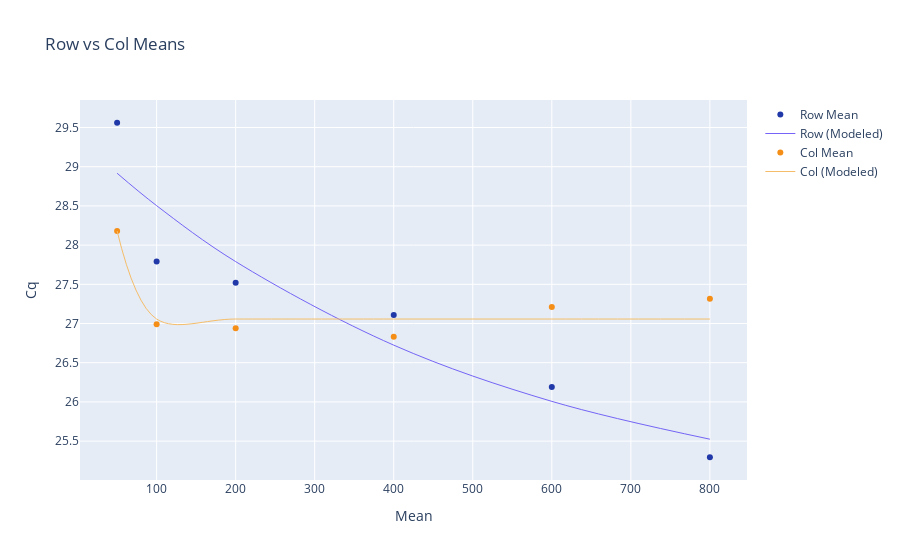
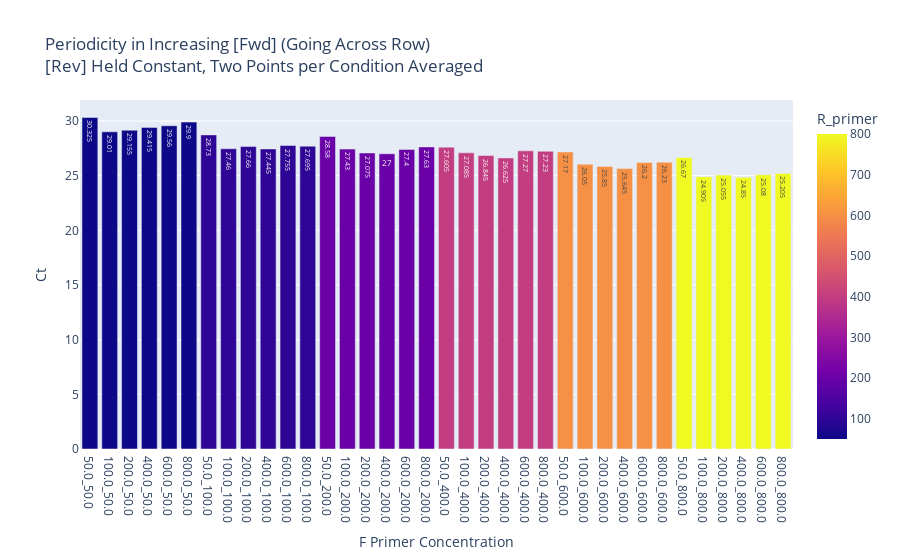
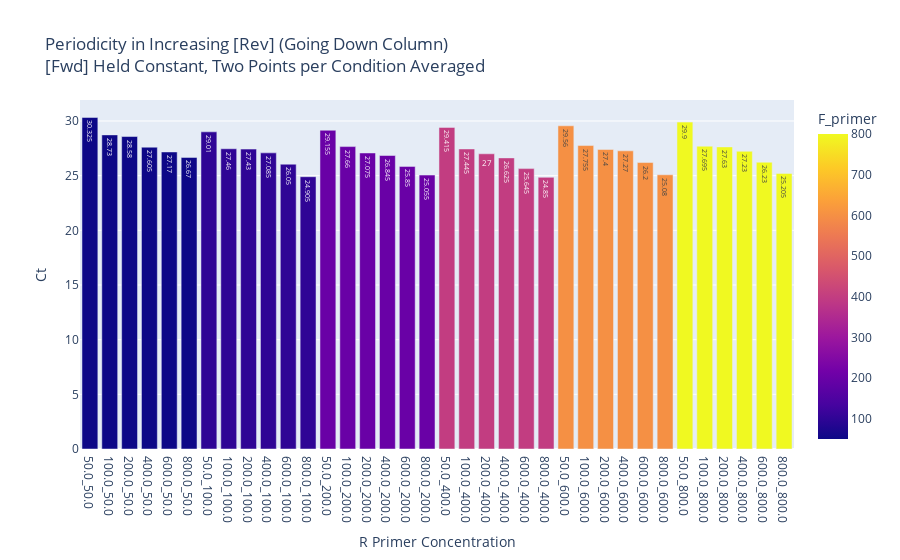
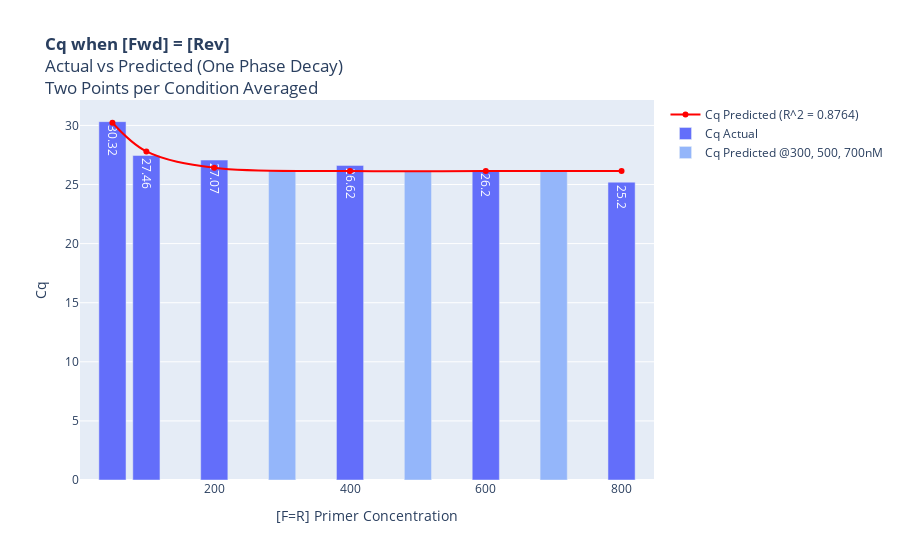

Notebook source saved alongside these figures, in order:
### Code cell
primerMatrix = PrimerMatrixVis('Quan. Result')
# df = PrimerMatrixVis.dfCreate(primerMatrix)
# df = PrimerMatrixVis.addPrimerConcToDf(primerMatrix)
PrimerMatrixVis.RowAndColMeans(primerMatrix)
PrimerMatrixVis.Periodicity(primerMatrix)
PrimerMatrixVis.FwdAndRevEquivalence(primerMatrix)
PrimerMatrixVis.plotStandards(primerMatrix)

### Figure 1 — Plotly figure (JSON) as saved in the notebook; plotly's stock layout.template omitted (floating-point values rounded to 4 significant figures)
{"data": [{"marker": {"color": "#2038A8"}, "mode": "markers", "name": "Row Mean", "type": "scatter", "x": [50, 100, 200, 400, 600, 800], "y": [29.56, 27.79, 27.52, 27.11, 26.19, 25.29]}, {"line": {"color": "#7564F5", "shape": "spline", "width": 1}, "mode": "lines", "name": "Row (Modeled)", "type": "scatter", "x": [50, 100, 200, 400, 600, 800], "y": [28.92, 28.5, 27.79, 26.72, 26.01, 25.52]}, {"marker": {"color": "#F58E17"}, "mode": "markers", "name": "Col Mean", "type": "scatter", "x": [50, 100, 200, 400, 600, 800], "y": [28.18, 26.99, 26.94, 26.83, 27.21, 27.31]}, {"line": {"color": "#F5BD69", "shape": "spline", "width": 1}, "mode": "lines", "name": "Col (Modeled)", "type": "scatter", "x": [50, 100, 200, 400, 600, 800], "y": [28.18, 27.06, 27.06, 27.06, 27.06, 27.06]}], "layout": {"title": {"text": "Row vs Col Means"}, "xaxis": {"title": {"text": "Mean"}}, "yaxis": {"title": {"text": "Cq"}}}}

### Figure 2 — Plotly figure (JSON) as saved in the notebook; plotly's stock layout.template omitted (floating-point values rounded to 4 significant figures)
{"data": [{"alignmentgroup": "True", "hovertemplate": "F Primer Concentration=%{x}<br>Ct=%{y}<br>R_primer=%{marker.color}<extra></extra>", "legendgroup": "", "marker": {"color": [50, 50, 50, 50, 50, 50, 100, 100, 100, 100, 100, 100, 200, 200, 200, 200, 200, 200, 400, 400, 400, 400, 400, 400, 600, 600, 600, 600, 600, 600, 800, 800, 800, 800, 800, 800], "coloraxis": "coloraxis", "pattern": {"shape": ""}}, "name": "", "offsetgroup": "", "orientation": "v", "showlegend": false, "textposition": "auto", "texttemplate": "%{y}", "type": "bar", "x": ["50.0_50.0", "100.0_50.0", "200.0_50.0", "400.0_50.0", "600.0_50.0", "800.0_50.0", "50.0_100.0", "100.0_100.0", "200.0_100.0", "400.0_100.0", "600.0_100.0", "800.0_100.0", "50.0_200.0", "100.0_200.0", "200.0_200.0", "400.0_200.0", "600.0_200.0", "800.0_200.0", "50.0_400.0", "100.0_400.0", "200.0_400.0", "400.0_400.0", "600.0_400.0", "800.0_400.0", "50.0_600.0", "100.0_600.0", "200.0_600.0", "400.0_600.0", "600.0_600.0", "800.0_600.0", "50.0_800.0", "100.0_800.0", "200.0_800.0", "400.0_800.0", "600.0_800.0", "800.0_800.0"], "xaxis": "x", "y": [30.32, 29.01, 29.16, 29.41, 29.56, 29.9, 28.73, 27.46, 27.66, 27.45, 27.76, 27.7, 28.58, 27.43, 27.07, 27, 27.4, 27.63, 27.61, 27.09, 26.84, 26.62, 27.27, 27.23, 27.17, 26.05, 25.85, 25.64, 26.2, 26.23, 26.67, 24.91, 25.05, 24.85, 25.08, 25.2], "yaxis": "y"}], "layout": {"barmode": "group", "coloraxis": {"colorbar": {"title": {"text": "R_primer"}}, "colorscale": [[0, "#0d0887"], [0.1111, "#46039f"], [0.2222, "#7201a8"], [0.3333, "#9c179e"], [0.4444, "#bd3786"], [0.5556, "#d8576b"], [0.6667, "#ed7953"], [0.7778, "#fb9f3a"], [0.8889, "#fdca26"], [1, "#f0f921"]]}, "legend": {"tracegroupgap": 0}, "title": {"text": "Periodicity in Increasing [Fwd] (Going Across Row)<br>[Rev] Held Constant, Two Points per Condition Averaged"}, "xaxis": {"anchor": "y", "domain": [0, 1], "title": {"text": "F Primer Concentration"}}, "yaxis": {"anchor": "x", "domain": [0, 1], "title": {"text": "Ct"}}}}

### Figure 3 — Plotly figure (JSON) as saved in the notebook; plotly's stock layout.template omitted (floating-point values rounded to 4 significant figures)
{"data": [{"alignmentgroup": "True", "hovertemplate": "R Primer Concentration=%{x}<br>Ct=%{y}<br>F_primer=%{marker.color}<extra></extra>", "legendgroup": "", "marker": {"color": [50, 50, 50, 50, 50, 50, 100, 100, 100, 100, 100, 100, 200, 200, 200, 200, 200, 200, 400, 400, 400, 400, 400, 400, 600, 600, 600, 600, 600, 600, 800, 800, 800, 800, 800, 800], "coloraxis": "coloraxis", "pattern": {"shape": ""}}, "name": "", "offsetgroup": "", "orientation": "v", "showlegend": false, "textposition": "auto", "texttemplate": "%{y}", "type": "bar", "x": ["50.0_50.0", "100.0_50.0", "200.0_50.0", "400.0_50.0", "600.0_50.0", "800.0_50.0", "50.0_100.0", "100.0_100.0", "200.0_100.0", "400.0_100.0", "600.0_100.0", "800.0_100.0", "50.0_200.0", "100.0_200.0", "200.0_200.0", "400.0_200.0", "600.0_200.0", "800.0_200.0", "50.0_400.0", "100.0_400.0", "200.0_400.0", "400.0_400.0", "600.0_400.0", "800.0_400.0", "50.0_600.0", "100.0_600.0", "200.0_600.0", "400.0_600.0", "600.0_600.0", "800.0_600.0", "50.0_800.0", "100.0_800.0", "200.0_800.0", "400.0_800.0", "600.0_800.0", "800.0_800.0"], "xaxis": "x", "y": [30.32, 28.73, 28.58, 27.61, 27.17, 26.67, 29.01, 27.46, 27.43, 27.09, 26.05, 24.91, 29.16, 27.66, 27.07, 26.84, 25.85, 25.05, 29.41, 27.45, 27, 26.62, 25.64, 24.85, 29.56, 27.76, 27.4, 27.27, 26.2, 25.08, 29.9, 27.7, 27.63, 27.23, 26.23, 25.2], "yaxis": "y"}], "layout": {"barmode": "group", "coloraxis": {"colorbar": {"title": {"text": "F_primer"}}, "colorscale": [[0, "#0d0887"], [0.1111, "#46039f"], [0.2222, "#7201a8"], [0.3333, "#9c179e"], [0.4444, "#bd3786"], [0.5556, "#d8576b"], [0.6667, "#ed7953"], [0.7778, "#fb9f3a"], [0.8889, "#fdca26"], [1, "#f0f921"]]}, "legend": {"tracegroupgap": 0}, "title": {"text": "Periodicity in Increasing [Rev] (Going Down Column)<br>[Fwd] Held Constant, Two Points per Condition Averaged"}, "xaxis": {"anchor": "y", "domain": [0, 1], "title": {"text": "R Primer Concentration"}}, "yaxis": {"anchor": "x", "domain": [0, 1], "title": {"text": "Ct"}}}}

### Figure 4 — Plotly figure (JSON) as saved in the notebook; plotly's stock layout.template omitted (floating-point values rounded to 4 significant figures)
{"data": [{"line": {"color": "rgb(255, 0, 0)", "shape": "spline", "width": 2}, "mode": "lines+markers", "name": "Cq Predicted (R^2 = 0.8764)", "type": "scatter", "x": [50, 100, 200, 400, 600, 800], "y": [30.23, 27.8, 26.41, 26.15, 26.14, 26.14]}, {"marker": {"color": "#636EFA"}, "name": "Cq Actual", "text": ["30.32", "27.46", "27.07", "26.62", "26.2", "25.2"], "textposition": "inside", "type": "bar", "x": [50, 100, 200, 400, 600, 800], "y": [30.32, 27.46, 27.07, 26.62, 26.2, 25.2]}, {"marker": {"color": "#94B6FA"}, "name": "Cq Predicted @300, 500, 700nM", "textposition": "inside", "type": "bar", "x": [300, 500, 700], "y": [26.19, 26.14, 26.14]}], "layout": {"title": {"text": "<b>Cq when [Fwd] = [Rev]</b><br>Actual vs Predicted (One Phase Decay)<br>Two Points per Condition Averaged"}, "xaxis": {"title": {"text": "[F=R] Primer Concentration"}}, "yaxis": {"title": {"text": "Cq"}}}}
